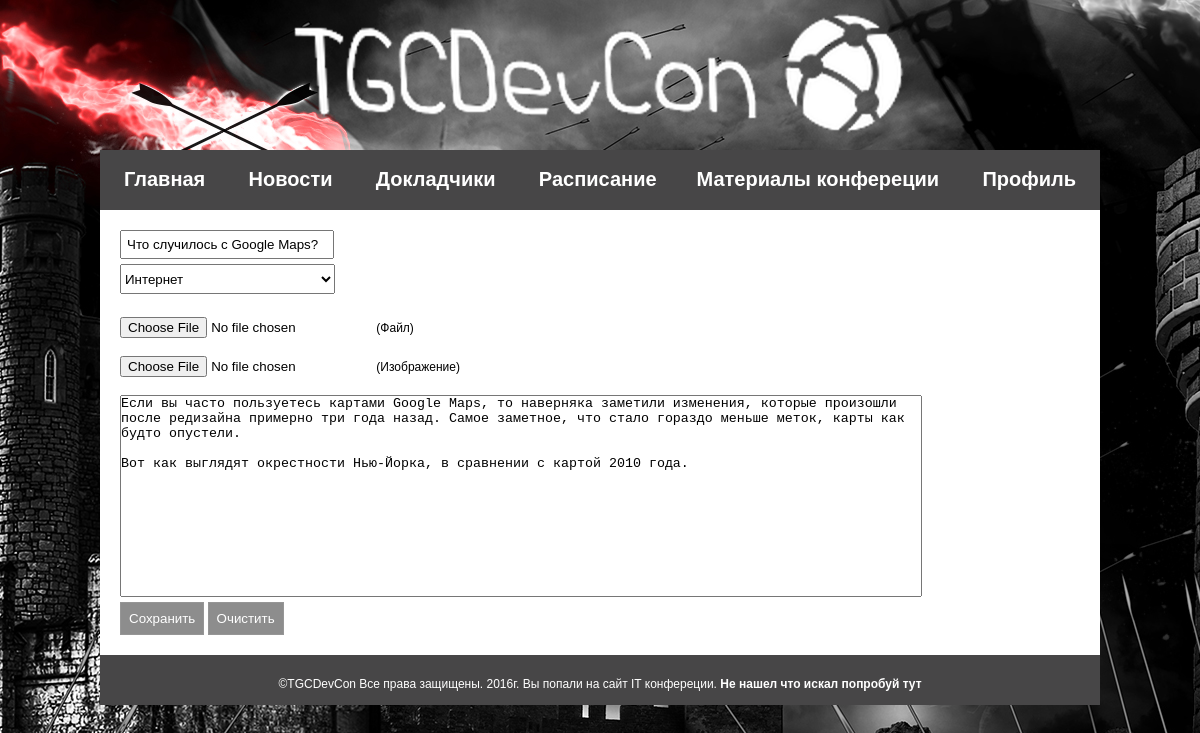
The page /loads/edit/id/2 (signed in) on the database its author committed.
### tables this page shows
CREATE TABLE IF NOT EXISTS `load` (
  `id` int(11) NOT NULL AUTO_INCREMENT,
  `name` text NOT NULL,
  `cat` int(11) NOT NULL,
  `read` int(11) NOT NULL,
  `download` int(11) NOT NULL,
  `added` varchar(20) NOT NULL,
  `text` mediumtext NOT NULL,
  `date` datetime NOT NULL,
  `active` int(11) NOT NULL,
  `dimg` int(11) NOT NULL,
  `dfile` int(11) NOT NULL,
  `time_present` varchar(10) NOT NULL,
  PRIMARY KEY (`id`)
);

### module/loads/edit.php (the view, shortened to what this page needs)
<?php
$Param['id'] += 0;
$Row  = mysqli_fetch_assoc(mysqli_query($CONNECT, "SELECT `cat`, `name`, `text`, `dfile`, `dimg` FROM `load` WHERE `id` = $Param[id]"));
Head('Редактировать материал') ?>
<body>
<div class="wrapper">
	<div class="header"></div>
	<div class="content">
		<div class="Page">
			<?php
			echo '
			<form method="POST" action="/loads/edit/id/'.$Param['id'].'" enctype = "multipart/form-data">
				<input type="text" name="name" placeholder="Название материала" value="'.$Row['name'].'" required>
				<br><select size="1" name="cat">'.str_replace('value="'.$Row['cat'], 'selected value="'.$Row['cat'], '<option value="1">Интернет</option><option value="2">Железо</option><option value="3">Программное обеспечение</option>').'</select>
				<br><br><input type="file" name="file" > (Файл)
				<br><br><input type="file" name="img" > (Изображение)
				<br><br><textarea class ="Add_L" name="text" required>'.str_replace('<br>', '', $Row['text']).'</textarea>
				<br><input type="submit" name="enter" value="Cохранить"> <input type="reset" value="Очистить">
			</form>';
			?>
		</div>
	</div>
</div>
</body>
</html>

### resource/style.css (style rules this page uses)
* { margin: 0; padding: 0 }
body { font: 12px/18px Arial, sans-serif; width: 100%; background: #000000 url(/resource/img/bg.jpg) top center no-repeat }
input[type=text], input[type=password], input[type=email], input[type=url] { height: 15px; width: 200px; padding: 5px; margin-bottom: 5px; }
input[type=submit], input[type=reset], .button { color: #fff; text-decoration: none; background: #8D8D8D; padding: 8px; border: 1px solid #969696; font-weight: normal;cursor: pointer; }
select { height:30px; margin-bottom: 5px; width: 215px; }
textarea { resize: none; }
.wrapper { width: 1000px; margin: 0 auto; }
.header { width: 1000px; height: 150px; background: url(/resource/img/logo.png) center 100% no-repeat; }
.content { width :1000px; min-height: auto; background: #fff; }
.Page { padding: 20px; }
.Add_L { width: 800px; height: 200px; }

### rows shown on the page
load: name "Что случилось с Google Maps?", cat "Интернет", text "Если вы часто пользуетесь картами Google Maps, то наверняка заметили изменения, которые произошли после редизайна примерно три года назад. Самое заметное, что стало гораздо меньше меток, карты как будто опустели. Вот как выглядят окрестности Нью-Йорка, в сравнении с картой 2010 года."
